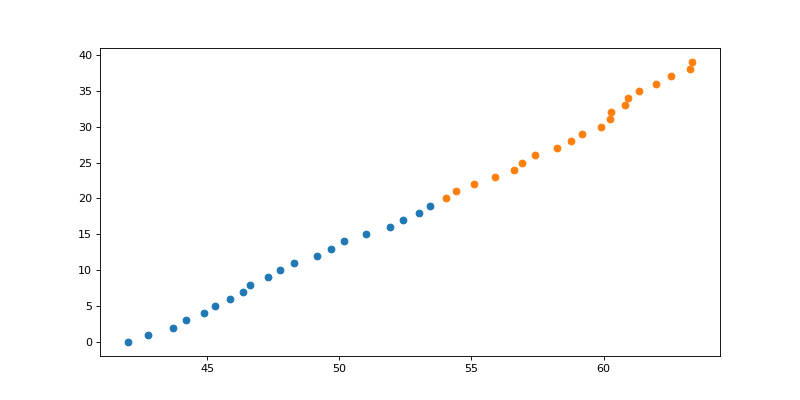

Here is the Python script that generated this plot:
import matplotlib.pyplot as plt
from dsfaker.generators.distributions import Beta
from dsfaker.generators.autoincrement import Autoincrement, AutoincrementWithGenerator
x = AutoincrementWithGenerator(start=42, generator=Beta(a=2, b=2))
y = Autoincrement()
fig, ax = plt.subplots(figsize=(10,5))
ax.plot(x.get_batch(20), y.get_batch(20), 'o')
ax.plot(x.get_batch(20), y.get_batch(20), 'o')
plt.show()
